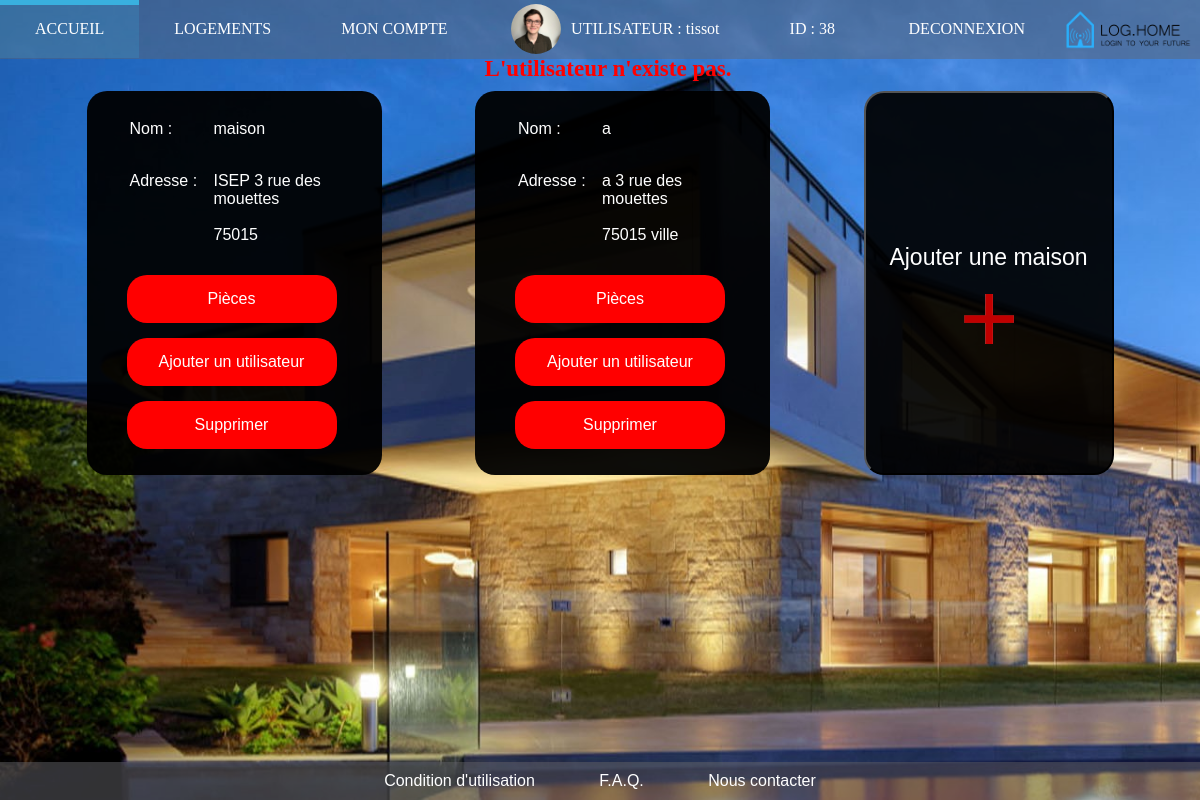
The page /controleur/AjoutUtilisateur_Erreur.php (signed in) on the database its author committed.
### tables this page shows
CREATE TABLE IF NOT EXISTS `maison` (
  `ID` int(11) NOT NULL AUTO_INCREMENT,
  `ID_user` int(11) NOT NULL,
  `adresse` text NOT NULL,
  `Street` text NOT NULL,
  `Postal` int(4) NOT NULL,
  `superficie` int(11) NOT NULL,
  `nom` text NOT NULL,
  `City` text NOT NULL,
  PRIMARY KEY (`ID`)
);

### modele/Recherche_maisons.php (called while the page is built)
<?php
try
{
    $bdd = new PDO('mysql:host=localhost;dbname=users;charset=utf8', 'root', '', array(PDO::ATTR_ERRMODE => PDO::ERRMODE_EXCEPTION));
}
catch(Exception $e)
{
    die('Erreur : '.$e->getMessage());
}
$Infos_maisons = $bdd->query('SELECT * FROM maison WHERE ID_user=\''.$_SESSION['id_user'].'\'');

### controleur/AjoutUtilisateur_Erreur.php (the view, shortened to what this page needs)
<?php
include('../modele/Recherche_maisons.php');
include('../vue/frequent/menu.php');
include('../vue/house.php');
include('../vue/frequent/footer.php');
function bdd_maisons($Infos_maisons){
  while($Dif_maisons=$Infos_maisons->fetch()){?>
    <div class="salon">
      <ul>
        <table class='informations'>
          <tr>
            <td class='label1'> Nom : </td>
            <td> <?php echo htmlspecialchars($Dif_maisons['nom']);?> </td>
          </tr>
          <tr>
            <td class='label2'> Adresse :</td>
            <td> <?php echo htmlspecialchars($Dif_maisons['adresse']).' '.htmlspecialchars($Dif_maisons['Street']).'</br></br>'.htmlspecialchars($Dif_maisons['Postal']).' '.htmlspecialchars($Dif_maisons['City']);?> </td>
       </table>
         <a class="piece" href="../controleur/Page_Pieces.php?cible=<?php echo $Dif_maisons['ID']?>">Pièces</a></li>
         <a class="ajouter_un_utilisateur" href="javascript:void(0)" onclick="ajouter_utilisateur(<?php echo $Dif_maisons['ID'] ?>)">Ajouter un utilisateur</a>
        <a class="ajouter_un_utilisateur" href="javascript:void(0)" onclick="valiDelete(<?php echo $Dif_maisons['ID'] ?>)">Supprimer</a>
          </ul>
        </div><?php
      }
    }
    ?>

### vue/house.css (style rules this page uses)
body { background: url("../images/maison21.jpg"); background-size: cover; background-repeat: no-repeat; background-attachment: fixed; }
.maison a { display: inline-block; text-decoration: none; color: rgb(0, 0, 0); }
.salon .informations { text-align: left; color: #FFF; }
.salon .informations td { vertical-align: baseline; }
.salon .informations tr .label1 { width : 80px; height: 50px; }
.salon .informations tr .label2 { width: 80px; height: 85px; }
.salon { border-radius: 20px; padding-top: 10px; padding-bottom:10px; padding-right: 45px; font-family: sans-serif, monospace, serif; background-color: rgba(0,0,0,0.95); margin-top: 7%; margin-left: 15px; margin-right: 15px; width: 20%; min-width: 250px; min-height: 250px; }
.salon .piece { text-align: center; width: 100%; background-color:red; color: white; border: none; margin-top: 15px; padding: 15px 0px 15px; border-radius: 20px; }
.salon .ajouter_un_utilisateur { text-align: center; width: 100%; background-color:red; color: white; margin-top: 15px; padding: 15px 0px 15px; border-radius: 20px; }

### rows shown on the page
maison: nom "maison", adresse "ISEP", Street "3 rue des mouettes", Postal "75015"
maison: nom "a", adresse "a", Street "3 rue des mouettes", Postal "75015", City "ville"

### other values the page prints
$_SESSION['Nom'] "tissot"
$_SESSION['id_user'] "38"
$Error_message "L'utilisateur n'existe pas."
